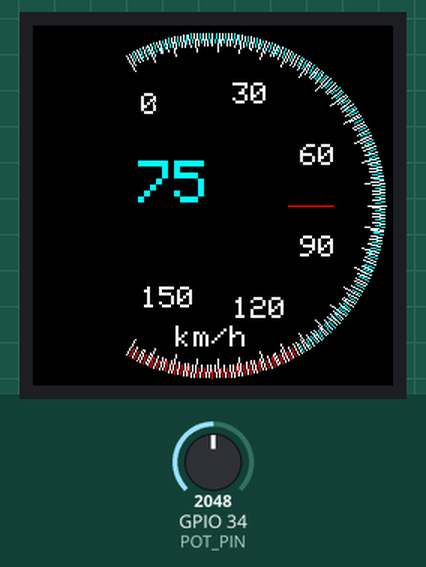
Simulated run of this sketch. Board: ESP32. Shown: 240×240 colour display. Inputs (shaded band) come from the test bench; at power-on: GPIO 34 (POT_PIN) = 2048 (analog values on the 0–4095 scale). What the sketch prints to the serial monitor is not drawn.

Above: at 1.4 s.
1.5 s: GPIO 34 (POT_PIN) set to 2866
At 1.8 s:
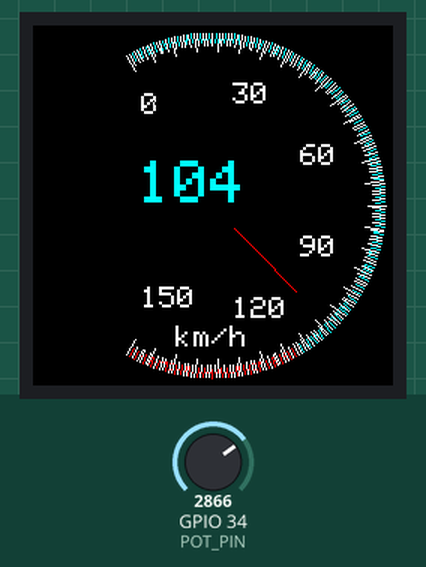
4.5 s: GPIO 34 (POT_PIN) set to 3603
At 5.7 s:
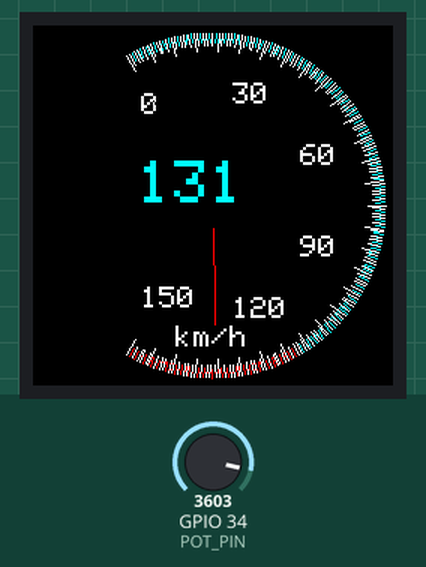
6.0 s: GPIO 34 (POT_PIN) set to 4095
At 6.4 s:
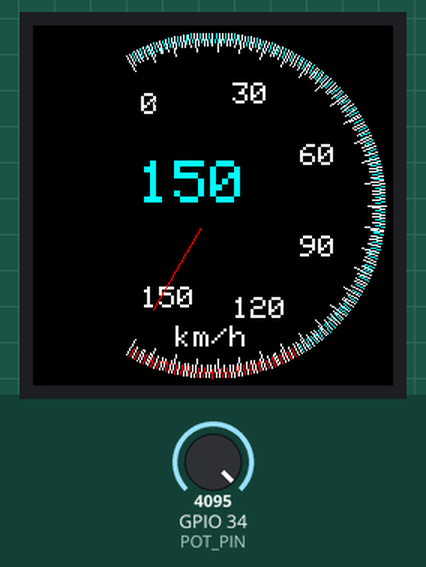
Timing chart, 0 to 9.0 s (numbered marks = the images above; inputs shaded):
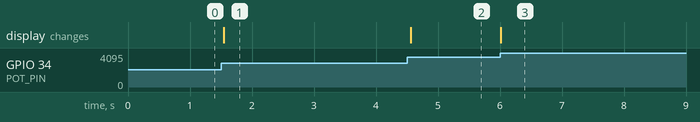

The sketch:

main.ino
```cpp
#include <SPI.h>
#include <Adafruit_GFX.h>
#include <Adafruit_GC9A01A.h>
#include <mcp2515.h>

// ---------- TFT ----------
#define TFT_CS   27
#define TFT_DC   26
#define TFT_MOSI 13
#define TFT_SCLK 14

// ---------- CAN ----------
#define CAN_CS   5
#define CAN_MOSI 23
#define CAN_MISO 19
#define CAN_SCK  18

#define POT_PIN 34

// SPI buses
SPIClass hspi(HSPI);
SPIClass vspi(VSPI);

// pantalla usando HSPI
Adafruit_GC9A01A tft(&hspi, TFT_DC, TFT_CS);

// CAN usando VSPI
MCP2515 mcp2515(CAN_CS);

struct can_frame canMsg;

const int centerX = 120;
const int centerY = 120;
const int radius = 115;

float velocidad = 0;
float velocidadAnterior = 0;

void drawGauge()
{
    tft.fillScreen(GC9A01A_BLACK);

    for(int a=-120; a<60; a++)
    {
        float rad = a * PI / 180;

        int x1 = centerX + cos(rad)*(radius-6);
        int y1 = centerY + sin(rad)*(radius-6);

        int x2 = centerX + cos(rad)*(radius);
        int y2 = centerY + sin(rad)*(radius);

        tft.drawLine(x1,y1,x2,y2,GC9A01A_CYAN);
    }

    for(int a=60; a<=120; a++)
    {
        float rad = a * PI / 180;

        int x1 = centerX + cos(rad)*(radius-6);
        int y1 = centerY + sin(rad)*(radius-6);

        int x2 = centerX + cos(rad)*(radius);
        int y2 = centerY + sin(rad)*(radius);

        tft.drawLine(x1,y1,x2,y2,GC9A01A_RED);
    }

    for (int i = 0; i <= 150; i++)
    {
        float angle = map(i, 0, 150, -120, 120) * PI / 180;

        int r1 = radius - 8;
        int r2 = radius;

        if (i % 10 == 0)
            r1 = radius - 18;

        if (i % 5 == 0)
            r1 = radius - 12;

        int x1 = centerX + cos(angle) * r1;
        int y1 = centerY + sin(angle) * r1;

        int x2 = centerX + cos(angle) * r2;
        int y2 = centerY + sin(angle) * r2;

        tft.drawLine(x1, y1, x2, y2, GC9A01A_WHITE);
    }

    tft.setTextColor(GC9A01A_WHITE);
    tft.setTextSize(2);

    for (int i = 0; i <= 150; i += 30)
    {
        float angle = map(i, 0, 150, -120, 120) * PI / 180;

        int r = radius - 40;

        int x = centerX + cos(angle) * r;
        int y = centerY + sin(angle) * r;

        tft.setCursor(x - 10, y - 10);
        tft.print(i);
    }

    tft.setCursor(95, 200);
    tft.print("km/h");
}

void drawNeedle(float speed, uint16_t color)
{
    float angle = map(speed, 0, 150, -120, 120) * PI / 180;

    int x = centerX + cos(angle) * (radius - 35);
    int y = centerY + sin(angle) * (radius - 35);

    tft.drawLine(centerX, centerY, x, y, color);

    tft.fillCircle(centerX, centerY, 6, GC9A01A_WHITE);
    tft.fillCircle(centerX, centerY, 3, GC9A01A_BLACK);
}

void drawSpeedNumber(int speed)
{
    tft.fillRect(70, 85, 100, 50, GC9A01A_BLACK);

    tft.setTextColor(GC9A01A_CYAN);
    tft.setTextSize(4);

    tft.setCursor(70, 90);
    tft.print(speed);
}

void setup()
{
  Serial.begin(115200);

  analogReadResolution(12);

  // -------- iniciar HSPI (pantalla) --------
  hspi.begin(TFT_SCLK, -1, TFT_MOSI, TFT_CS);

  tft.begin();
  drawGauge();

  // -------- iniciar VSPI (CAN) --------
  SPI.begin(CAN_SCK, CAN_MISO, CAN_MOSI, CAN_CS);

  Serial.println("Inicializando MCP2515...");

  pinMode(CAN_CS, OUTPUT);
  pinMode(TFT_CS, OUTPUT);

  mcp2515.reset();

  byte status = mcp2515.getStatus();
  Serial.print("Status MCP2515: ");
  Serial.println(status, BIN);

  mcp2515.setBitrate(CAN_500KBPS, MCP_8MHZ);
  mcp2515.setNormalMode();
  Serial.println("MCP2515 listo");
}

void loop()
{
  int potValue = analogRead(POT_PIN);

  velocidad = map(potValue,0,4095,0,150);

  drawNeedle(velocidadAnterior,GC9A01A_BLACK);
  drawNeedle(velocidad,GC9A01A_RED);

  drawSpeedNumber(velocidad);

  velocidadAnterior = velocidad;

  int v = (int)velocidad;

  canMsg.can_id  = 0x100;
  canMsg.can_dlc = 2;

  canMsg.data[0] = (v >> 8) & 0xFF;
  canMsg.data[1] = v & 0xFF;

  mcp2515.sendMessage(&canMsg);

  delay(20);
}
```

Measured:
- after the input at 1.5 s, the display: changes after 0.05 s (image 1)
- after the input at 4.5 s, the display: changes after 0.06 s (image 2)
- after the input at 6.0 s, the display: changes at once (image 3)
